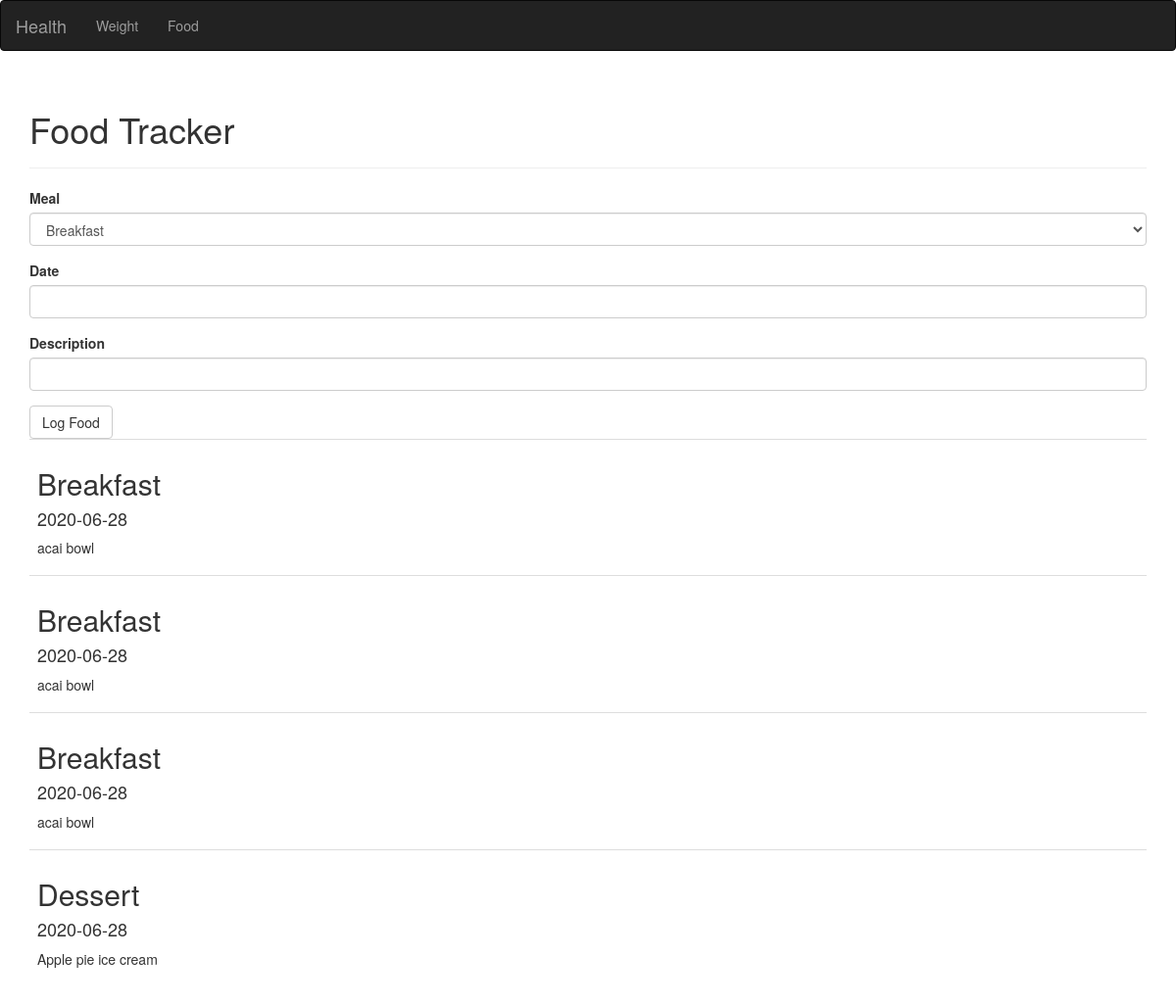
The app's page /food with its own data.
### app.py (models this page shows)
class FoodEntry(db.Model):
    __tablename__ = "food_log"
    id = db.Column(db.Integer, primary_key=True)
    description = db.Column(db.String(240))
    meal_type = db.Column(db.String(20))
    consume_date = db.Column(db.Date())
    entry_date = db.Column(db.DateTime, default=datetime.utcnow)

### app.py (the view, shortened to what this page needs)
@app.route("/food", methods = ["GET", "POST"])
def food():
    form = FoodEntryForm()
    logs = FoodEntry.query.limit(10).all()
    return render_template("food.html", form=form, food_logs=logs)

### forms.py
class FoodEntryForm(FlaskForm):
    meal_type = SelectField(
        "Meal",
        choices=["Breakfast", "Brunch", "Lunch", "Snack", "Dinner", "Dessert"],
        validate_choice=False,
    )
    consume_date = StringField("Date", validators=[DataRequired()])
    description = StringField("Description", validators=[DataRequired()])
    submit = SubmitField("Log Food")

### templates/food.html
{% extends "base.html" %}
{% import "bootstrap/wtf.html" as wtf %}
{% block page_content %}
    <div class="page-header">
        <h1>Food Tracker</h1>
    </div>
    {{ wtf.quick_form(form) }}
    {% if food_logs|length > 1 %}
        <table class="table table striped">
            {% for entry in food_logs %}
                <tr>
                    <td>
                        <h2>{{ entry.meal_type }}</h2>
                        <h4>{{ entry.consume_date }}</h4>
                        <p> {{entry.description}}</p>
                    </td>
                </tr>
            {% endfor %}
        </table>
    {% endif %}
{% endblock %}

### templates/base.html (shortened to what this page needs)
{% extends "bootstrap/base.html" %}
{% block navbar %}
<nav class="navbar navbar-inverse">
    <div class="container-fluid">
      <div class="navbar-header">
        <a class="navbar-brand" href="/">
          Health
        </a>
      </div>
      <ul class="nav navbar-nav">
          <li><a href="/weight">Weight</a></li>
          <li><a href="/food">Food</a></li>
      </ul>
    </div>
  </nav>
{% endblock %}
{% block content %}
<div class="container">
    {% block page_content %}
    {% endblock %}
</div>
{% endblock %}

### records on screen
FoodEntry: meal_type "Breakfast", consume_date "2020-06-28", description "acai bowl"
FoodEntry: meal_type "Breakfast", consume_date "2020-06-28", description "acai bowl"
FoodEntry: meal_type "Breakfast", consume_date "2020-06-28", description "acai bowl"
FoodEntry: meal_type "Dessert", consume_date "2020-06-28", description "Apple pie ice cream"
